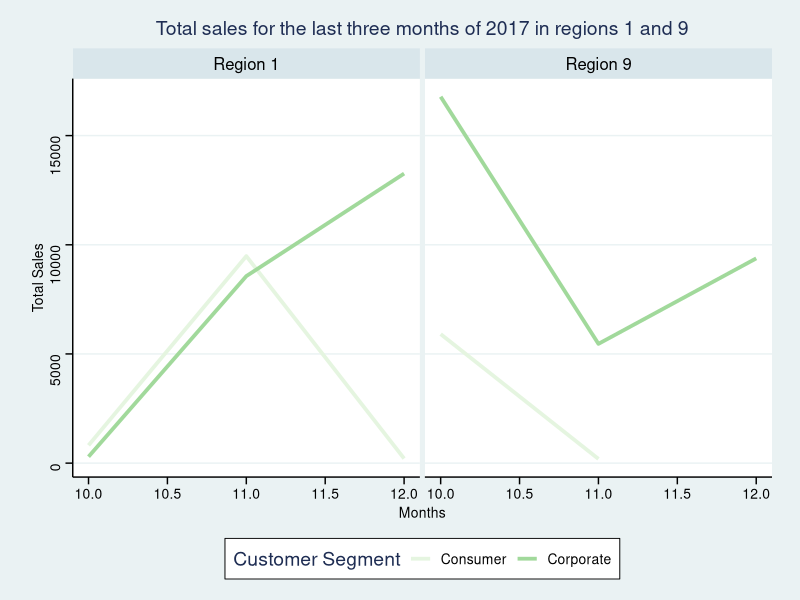
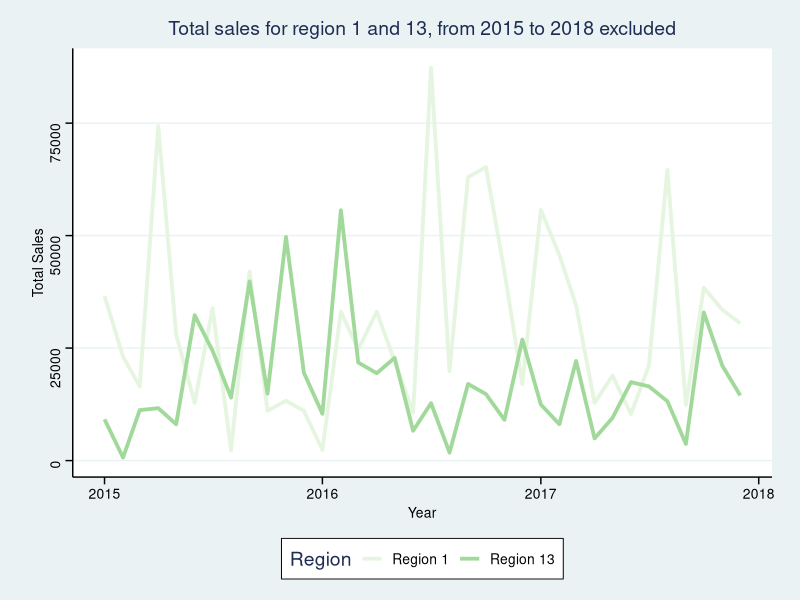
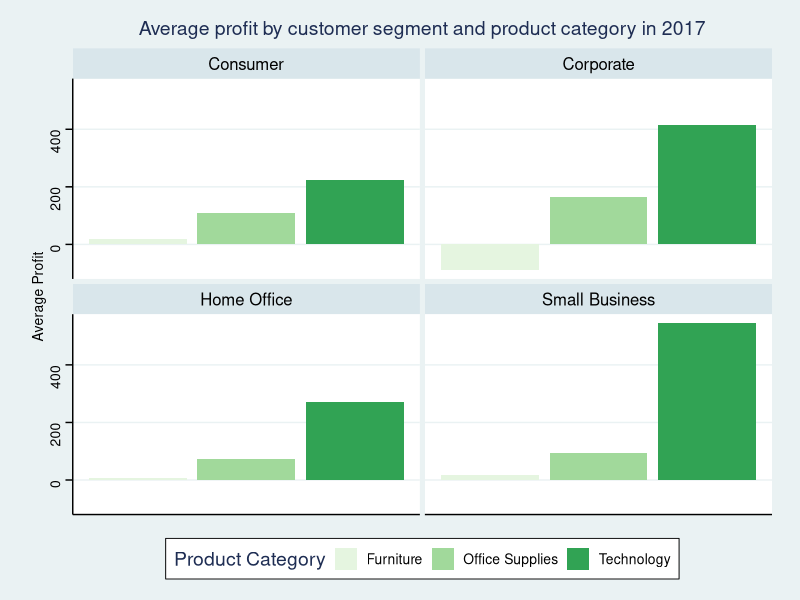
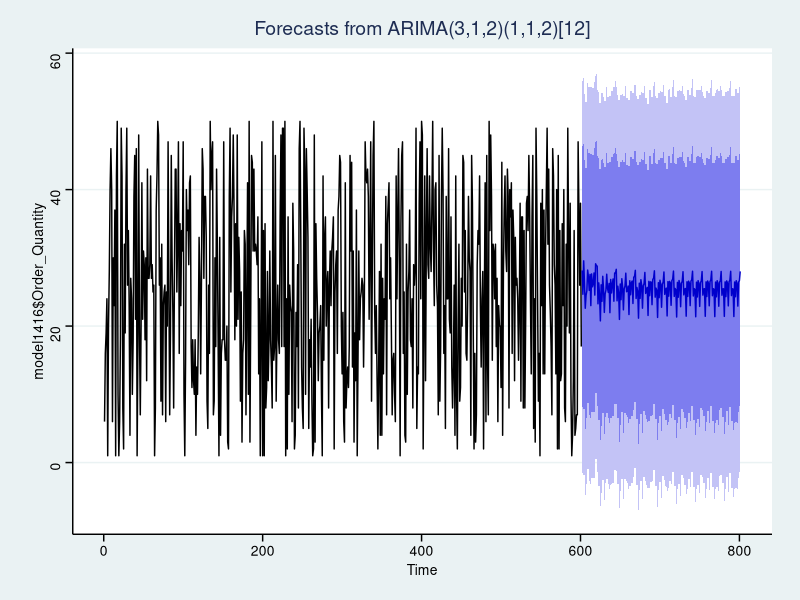

The R script that drew these images, in order:
library(dplyr)
library(lubridate)
library(tidyverse)
library(ggthemes)
library(forecast)

storedata <- read.csv("Task4/storedata.csv")

storedata$Order_Date <- as.Date(storedata$Order_Date)
table1 <- storedata %>% filter(year(Order_Date) == 2017 & month(Order_Date) >= 10) %>% filter(Region == "Region 1" | Region == "Region 9") %>% filter(Customer_Segment == "Corporate" | Customer_Segment == "Consumer")
table1 <- table1 %>% mutate(Month = month(Order_Date))
table1 <- table1 %>% group_by(Month, Region, Customer_Segment) %>% summarize(Total_Sales = sum(Sales))
ggplot(table1, aes(x=Month, y=Total_Sales, color = Customer_Segment)) + geom_line(size = 1.3) + facet_wrap(~Region) + ggtitle("Total sales for the last three months of 2017 in regions 1 and 9") + xlab("Months") + ylab("Total Sales") + labs(color = "Customer Segment") + theme_stata() + scale_color_brewer(palette = "Greens") 

tabfig1 <- storedata %>% filter(Region == "Region 1" | Region == "Region 13") %>% mutate(Year = year(Order_Date), Month = month(Order_Date)) %>% filter(Year != 2014) %>% group_by(Year, Month, Region) %>% summarize(Total_Sales = sum(Sales))
tabfig1$Total_Sales <- as.numeric(tabfig1$Total_Sales)
tabfig1 <- tabfig1 %>% mutate(Year_Month = paste(Year, Month, "01", sep="-"))
tabfig1$Year_Month <- as.Date(tabfig1$Year_Month, format="%Y-%m-%d")
tabfig1 <- tabfig1[,c(3:5)]
figure1 <- ggplot(tabfig1, aes(x=Year_Month, y=Total_Sales, color = Region)) + geom_line(size = 1.3) + ggtitle("Total sales for region 1 and 13, from 2015 to 2018 excluded") + xlab("Year") + ylab("Total Sales") + theme_stata() + scale_color_brewer(palette = "Greens")
figure1

table2 <- tabfig1 %>% spread(Region, Total_Sales)
names(table2) <- c("Total_Sales", "Region_1", "Region_13")
table2 <- table2 %>% filter(Region_13 > Region_1)

table3 <- storedata %>% filter(year(Order_Date) == 2017, Region != "Region 3", Region != "Region 5", Region != "Region 8") %>% group_by(Customer_Segment, Product_Category) %>% summarize(Average_Profit = mean(Profit))
maxtable3 <- table3 %>% ungroup() %>% filter(Average_Profit == max(Average_Profit))
ggplot(table3, aes(x = Product_Category, y = Average_Profit, fill=Product_Category)) + geom_histogram(stat="identity") + facet_wrap(~Customer_Segment) + ggtitle("Average profit by customer segment and product category in 2017") + ylab("Average Profit") + labs(fill = "Product Category") + theme_stata() + theme(axis.title.x = element_blank(), axis.text.x = element_blank(), axis.ticks.x = element_blank()) + scale_fill_brewer(palette = "Greens")

Model_List <- 
  list(p = c(0,1,2,3,4),
       q = c(0,1,2,3,4),
       d = c(0,1),
       P = c(0,1,2,3,4),
       Q = c(0,1,2,3,4),
       D = c(0,1),
       S = 12,
       sep = c(", ")) %>% 
  cross() %>% map(lift(paste))
model1416 <- storedata %>% filter(year(Order_Date) < 2017) %>% filter(Customer_Segment == "Small Business" & Product_Category == "Office Supplies")
auto.arima(model1416$Order_Quantity, max.p = 4, max.q = 4, max.P = 4, max.Q = 4, max.d = 1, max.D = 1, start.p = 0, start.q = 0, start.P = 0, start.Q = 0, seasonal = TRUE, stationary = TRUE)
sarima <- Arima(model1416$Order_Quantity, order=c(3,1,2), seasonal=list(order = c(1,1,2), period = 12))
sarima %>% forecast(h=200) %>% autoplot + theme_stata()